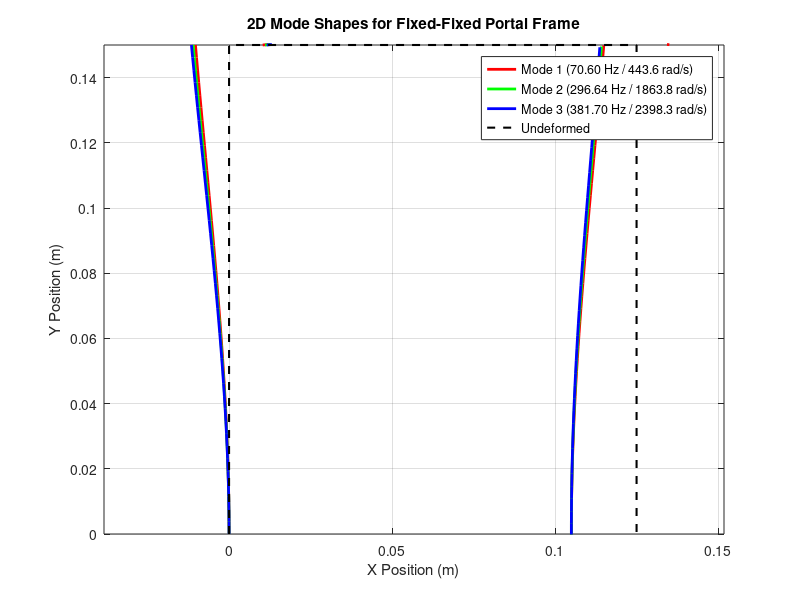

This figure's MATLAB source:
clc; clear all; close all;
graphics_toolkit('qt');

disp('--> Calculating Portal Frame Mode Shapes...');

N_segments = 3;

% Geometry (25mm height in bending plane, 2mm thickness out-of-plane)
h = 0.025; % Height [m]
t = 0.002; % Thickness [m]

A_plate = h * t;
I_plate = (t * h^3) / 12;

% Segments: 1 (Steel Leg 1), 2 (Aluminum Top Span), 3 (Steel Leg 2)
L   = [0.150, 0.125, 0.150];
E   = [2e11, 7.1e10, 2e11];
I   = [I_plate, I_plate, I_plate];
rho = [7850, 2770, 7850];
A   = [A_plate, A_plate, A_plate];

%% 90-degree Corner Matrix
R = [ 0,  1,  0,  0,  0,  0;
     -1,  0,  0,  0,  0,  0;
      0,  0,  1,  0,  0,  0;
      0,  0,  0,  0,  1,  0;
      0,  0,  0, -1,  0,  0;
      0,  0,  0,  0,  0,  1];

% ANSYS Target Frequencies
f_ansys = [70.60, 296.64, 381.70]; % Hz
w_ansys = 2 * pi * f_ansys;        % rad/s

%% Display Frequencies in Command Window
disp('===================================================');
disp('               NATURAL FREQUENCIES                 ');
disp('===================================================');
for i = 1:length(f_ansys)
    fprintf('Mode %d:  %8.2f rad/s   |   %7.2f Hz\n', i, w_ansys(i), f_ansys(i));
end
disp('===================================================');

%% Solve Mode Shapes & Plot
figure(1); clf; hold on;
colors = {'r', 'g', 'b'};

for i = 1:length(w_ansys)
    w = w_ansys(i);

    % Populate B matrices with correct sign: dM/dx = +V -> B(6,5) = 1
    B1 = zeros(6,6); B1(1,4)=1/(E(1)*A(1)); B1(2,3)=1; B1(3,6)=1/(E(1)*I(1)); B1(4,1)=-rho(1)*A(1)*w^2; B1(5,2)=rho(1)*A(1)*w^2; B1(6,5)=1;
    B2 = zeros(6,6); B2(1,4)=1/(E(2)*A(2)); B2(2,3)=1; B2(3,6)=1/(E(2)*I(2)); B2(4,1)=-rho(2)*A(2)*w^2; B2(5,2)=rho(2)*A(2)*w^2; B2(6,5)=1;
    B3 = zeros(6,6); B3(1,4)=1/(E(3)*A(3)); B3(2,3)=1; B3(3,6)=1/(E(3)*I(3)); B3(4,1)=-rho(3)*A(3)*w^2; B3(5,2)=rho(3)*A(3)*w^2; B3(6,5)=1;

    FTM1 = expm(B1 * L(1));
    FTM2 = expm(B2 * L(2));
    FTM3 = expm(B3 * L(3));

    GTM = FTM3 * R * FTM2 * R * FTM1;
    U_sub = GTM(1:3, 4:6);

    [~, ~, V_svd] = svd(U_sub);
    f0 = V_svd(:, end);
    Z = [0; 0; 0; f0(1); f0(2); f0(3)];

    % Leg 1 (Vertical, ascending)
    x1 = linspace(0, L(1), 40);
    dX1 = zeros(size(x1)); dY1 = zeros(size(x1));
    for k = 1:length(x1)
        Z_x = expm(B1 * x1(k)) * Z;
        dX1(k) = -Z_x(2);
        dY1(k) =  Z_x(1);
    end

    Z = R * (FTM1 * Z);

    % Top Span (Horizontal)
    x2 = linspace(0, L(2), 40);
    dX2 = zeros(size(x2)); dY2 = zeros(size(x2));
    for k = 1:length(x2)
        Z_x = expm(B2 * x2(k)) * Z;
        dX2(k) = Z_x(1);
        dY2(k) = Z_x(2);
    end

    Z = R * (FTM2 * Z);

    % Leg 2 (Vertical, descending)
    x3 = linspace(0, L(3), 40);
    dX3 = zeros(size(x3)); dY3 = zeros(size(x3));
    for k = 1:length(x3)
        Z_x = expm(B3 * x3(k)) * Z;
        dX3(k) =  Z_x(2);
        dY3(k) = -Z_x(1);
    end

    % Scale factor for visibility
    max_deflection = max(abs([dX1, dX2, dX3, dY1, dY2, dY3]));
    scale = 0.02 / max_deflection;

    % Plot deformed portal frame
    plot(0 + scale*dX1, x1 + scale*dY1, colors{i}, 'linewidth', 2, 'DisplayName', sprintf('Mode %d (%.2f Hz / %.1f rad/s)', i, f_ansys(i), w_ansys(i)));
    plot(x2 + scale*dX2, L(1) + scale*dY2, colors{i}, 'linewidth', 2, 'HandleVisibility', 'off');
    plot(L(2) + scale*dX3, (L(1) - x3) + scale*dY3, colors{i}, 'linewidth', 2, 'HandleVisibility', 'off');
end

% Plot reference undeformed structure
plot([0, 0, L(2), L(2)], [0, L(1), L(1), 0], 'k--', 'linewidth', 1.5, 'DisplayName', 'Undeformed');

title('2D Mode Shapes for Fixed-Fixed Portal Frame');
xlabel('X Position (m)');
ylabel('Y Position (m)');
axis equal; grid on; box on; legend('location', 'northeast');

drawnow;
